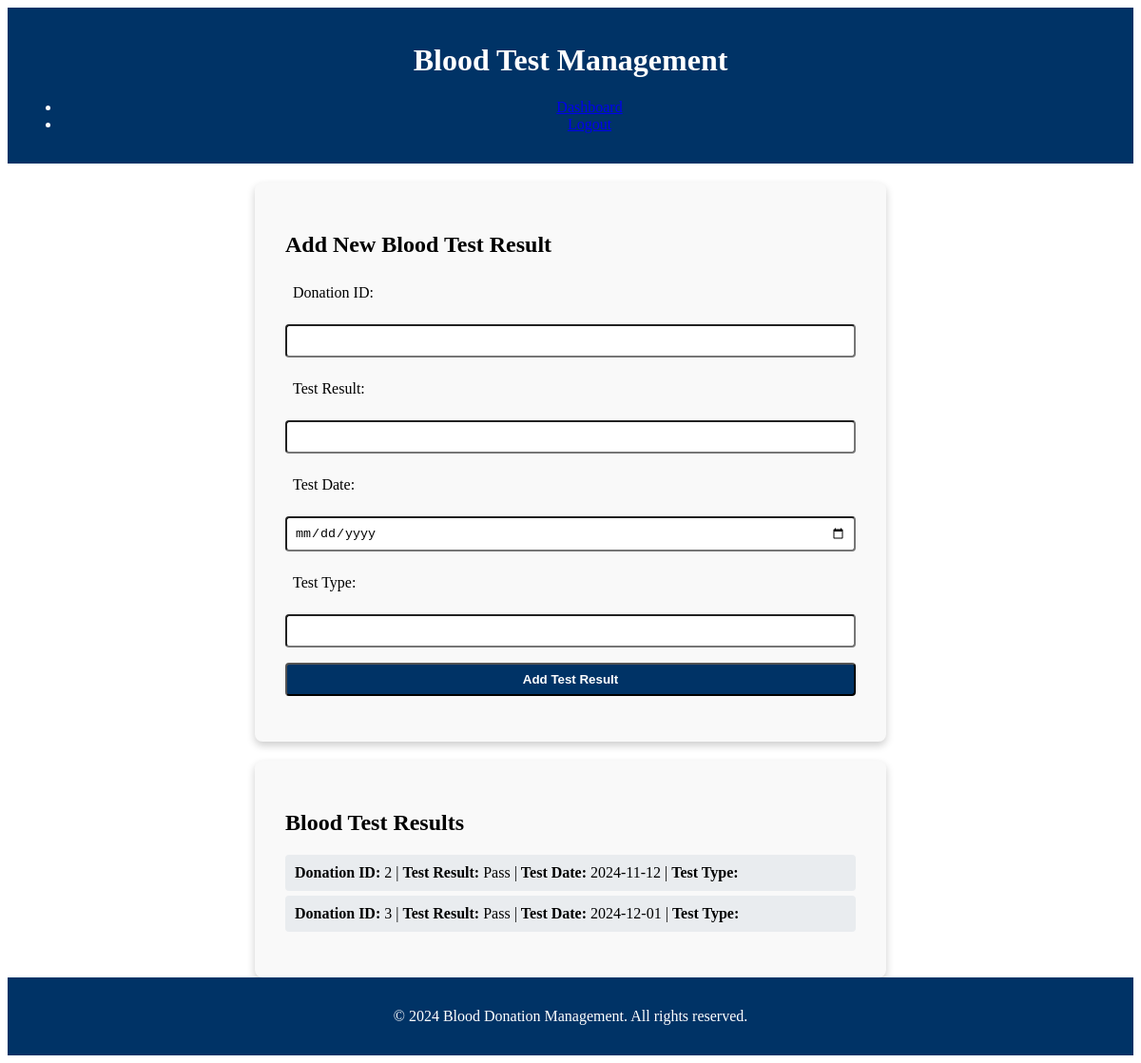
/backend/add_blood_test.php (signed in), run on the app's committed database.
### tables this page shows
CREATE TABLE `blood_test` (
  `test_id` int(11) NOT NULL,
  `test_result` varchar(50) DEFAULT NULL,
  `test_date` date DEFAULT NULL,
  `test_type` varchar(50) DEFAULT NULL,
  `donation_id` int(11) NOT NULL
);

### backend/functions.php (called while the page is built, shortened)
<?php
include 'db_connect.php';
if (!function_exists('getBloodTests')) {
    function getBloodTests($donationId = null) {
        global $conn;
        $query = "SELECT * FROM blood_test";
        if ($donationId) {
            $query .= " WHERE donation_id = ?";
            $stmt = $conn->prepare($query);
            $stmt->bind_param("i", $donationId);
        } else {
            $stmt = $conn->prepare($query);
        }
        $stmt->execute();
        $result = $stmt->get_result();
        $tests = $result->fetch_all(MYSQLI_ASSOC);
        return $tests;
    }
}
?>

### backend/add_blood_test.php (the view, shortened to what this page needs)
<?php
include 'auth.php';
include 'functions.php';
echo "<header class='header'>
        <h1 class='title'>Blood Test Management</h1>
        <nav>
            <ul>
                <li><a href='admin_dashboard.php'>Dashboard</a></li>
                <li><a href='logout.php'>Logout</a></li>
            </ul>
        </nav>
      </header>";
?>
<div class="form-container">
    <h2>Add New Blood Test Result</h2>
    <form action="process_blood_test.php" method="POST">
        <label for="donation_id">Donation ID:</label>
        <input type="number" id="donation_id" name="donation_id" required>
        <label for="test_result">Test Result:</label>
        <input type="text" id="test_result" name="test_result" required>
        <label for="test_date">Test Date:</label>
        <input type="date" id="test_date" name="test_date" required>
        <label for="test_type">Test Type:</label>
        <input type="text" id="test_type" name="test_type">
        <button type="submit" class="submit-btn">Add Test Result</button>
    </form>
</div>
<div class="dashboard-container">
    <h2>Blood Test Results</h2>
    <?php
    $bloodTests = getBloodTests();
    if (count($bloodTests) > 0) {
        echo "<ul class='test-list'>";
        foreach ($bloodTests as $test) {
            echo "<li><strong>Donation ID:</strong> " . $test['donation_id'] .
                 " | <strong>Test Result:</strong> " . $test['test_result'] .
                 " | <strong>Test Date:</strong> " . $test['test_date'] .
                 " | <strong>Test Type:</strong> " . $test['test_type'] . "</li>";
        }
        echo "</ul>";
    } else {
        echo "<p>No blood test records available.</p>";
    }
    ?>
</div>
<footer>
    <p>&copy; 2024 Blood Donation Management. All rights reserved.</p>
</footer>

### backend/add_blood_test.php (style rules this page uses)
.header, footer { background-color: #003366; color: white; padding: 1rem; text-align: center; }
.form-container, .dashboard-container { padding: 2rem; max-width: 600px; margin: auto; background: #f9f9f9; border-radius: 8px; box-shadow: 0 4px 8px rgba(0, 0, 0, 0.2); margin-top: 20px; }
label, input, .submit-btn { display: block; width: 100%; margin-top: 1rem; padding: 0.5rem; border-radius: 4px; }
.submit-btn { background-color: #003366; color: white; font-weight: bold; cursor: pointer; }
.test-list { list-style-type: none; padding: 0; }
.test-list li { background: #e9ecef; padding: 10px; margin: 5px 0; border-radius: 4px; text-align: left; }

### data on the page
blood_test: donation "2", test_result "Pass", test_date "2024-11-12"
blood_test: donation "3", test_result "Pass", test_date "2024-12-01"
